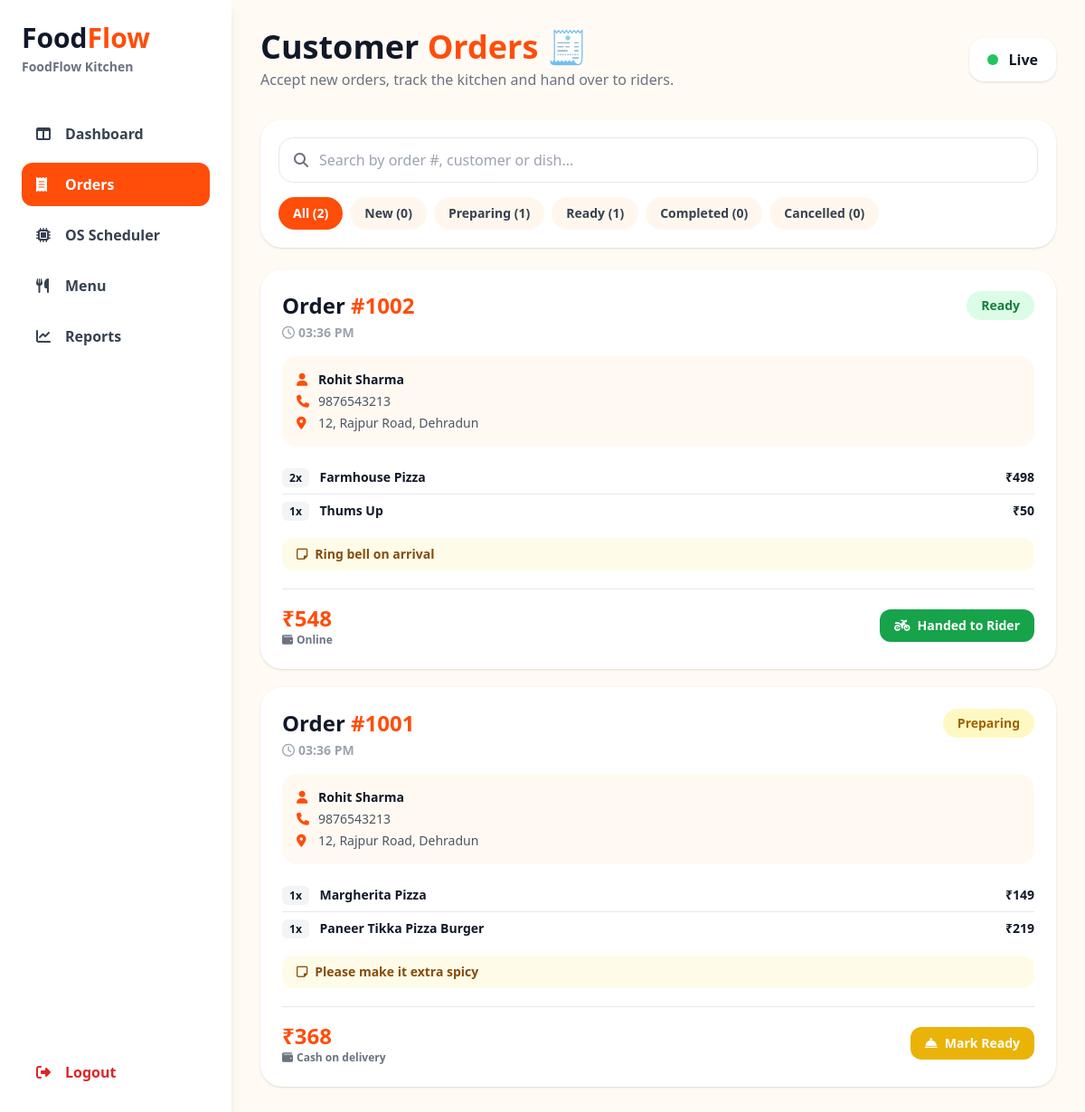
/Foodflow/Foodflow/Login/rest_orders.php (signed in), run on the app's committed database.
### tables this page shows
CREATE TABLE restaurants (
    restaurant_id   INT AUTO_INCREMENT PRIMARY KEY,
    restaurant_name VARCHAR(150) NOT NULL,
    address         VARCHAR(255) DEFAULT NULL,
    city            VARCHAR(100) DEFAULT NULL,
    phone           VARCHAR(20) DEFAULT NULL,
    email           VARCHAR(150) DEFAULT NULL,
    is_active       TINYINT(1) NOT NULL DEFAULT 1,
    created_at      TIMESTAMP NOT NULL DEFAULT CURRENT_TIMESTAMP
);

CREATE TABLE orders (
    id               INT AUTO_INCREMENT PRIMARY KEY,
    customer_id      INT NOT NULL,
    customer_name    VARCHAR(100) NULL,
    total            DECIMAL(10,2) NOT NULL,
    payment_method   VARCHAR(50) NOT NULL DEFAULT 'Cash on delivery',
    status           ENUM('placed','preparing','ready','out_for_delivery','delivered','cancelled','New','Preparing','Ready','Completed','Cancelled') NOT NULL DEFAULT 'placed',
    delivery_address VARCHAR(255) NOT NULL,
    notes            VARCHAR(255) NULL,
    created_at       TIMESTAMP NOT NULL DEFAULT CURRENT_TIMESTAMP,
    CONSTRAINT chk_orders_total CHECK (total >= 0),
    CONSTRAINT fk_orders_customer FOREIGN KEY (customer_id) REFERENCES users(user_id) ON DELETE RESTRICT,
    INDEX idx_orders_status (status),
    INDEX idx_orders_created (created_at)
);

CREATE TABLE users (
    user_id       INT AUTO_INCREMENT PRIMARY KEY,
    full_name     VARCHAR(100) NOT NULL,
    email         VARCHAR(150) NOT NULL UNIQUE,
    password_hash VARCHAR(255) NOT NULL,
    role          ENUM('customer','restaurant','delivery','admin','restaurant_staff','delivery_person') NOT NULL DEFAULT 'customer',
    phone         VARCHAR(20) DEFAULT NULL,
    address       VARCHAR(255) DEFAULT NULL,
    is_active     TINYINT(1) NOT NULL DEFAULT 1,
    created_at    TIMESTAMP NOT NULL DEFAULT CURRENT_TIMESTAMP,
    INDEX idx_users_role (role)
);

CREATE TABLE order_items (
    id       INT AUTO_INCREMENT PRIMARY KEY,
    order_id INT NOT NULL,
    food_id  INT NOT NULL,
    quantity INT NOT NULL,
    price    DECIMAL(8,2) NOT NULL,
    CONSTRAINT chk_items_qty   CHECK (quantity > 0),
    CONSTRAINT chk_items_price CHECK (price >= 0),
    CONSTRAINT uq_order_food   UNIQUE (order_id, food_id),
    CONSTRAINT fk_items_order FOREIGN KEY (order_id) REFERENCES orders(id) ON DELETE CASCADE,
    CONSTRAINT fk_items_food  FOREIGN KEY (food_id)  REFERENCES food(id)   ON DELETE RESTRICT
);

CREATE TABLE food (
    id            INT AUTO_INCREMENT PRIMARY KEY,
    category_id   INT NULL,
    restaurant_id INT NULL,
    name          VARCHAR(100) NOT NULL,
    description   VARCHAR(255) DEFAULT NULL,
    price         DECIMAL(8,2) NOT NULL,
    stock         INT NOT NULL DEFAULT 50,
    available     TINYINT(1) NOT NULL DEFAULT 1,
    is_veg        TINYINT(1) NOT NULL DEFAULT 1,
    image         VARCHAR(255) NULL,
    CONSTRAINT chk_food_price CHECK (price >= 0),
    CONSTRAINT chk_food_stock CHECK (stock >= 0),
    CONSTRAINT fk_food_category   FOREIGN KEY (category_id)   REFERENCES categories(id) ON DELETE SET NULL,
    CONSTRAINT fk_food_restaurant FOREIGN KEY (restaurant_id) REFERENCES users(user_id) ON DELETE SET NULL,
    INDEX idx_food_available (available)
);

### Foodflow/Foodflow/Login/rest_orders.php (the view, shortened to what this page needs)
<?php
require_once __DIR__ . '/../db.php';
$restaurantName = 'FoodFlow Kitchen';
try {
    $stmt = $pdo->query("SELECT * FROM restaurants WHERE is_active = 1 LIMIT 1");
    if ($stmt && ($restaurant = $stmt->fetch(PDO::FETCH_ASSOC))) {
        $restaurantName = $restaurant['restaurant_name'] ?? 'FoodFlow Kitchen';
    }
} catch (PDOException $e) {
    error_log($e->getMessage());
}
$orders = [];
try {
    $dbOrders = $pdo->query("SELECT o.id, o.customer_name, u.full_name, u.phone, o.delivery_address,
                                    o.payment_method, o.status, o.notes, o.total, o.created_at
                             FROM orders o
                             LEFT JOIN users u ON o.customer_id = u.user_id
                             ORDER BY o.id DESC")->fetchAll(PDO::FETCH_ASSOC);
    if (!empty($dbOrders)) {
        foreach ($dbOrders as $row) {
            $itemStmt = $pdo->prepare("SELECT f.name, oi.quantity, oi.price FROM order_items oi JOIN food f ON oi.food_id = f.id WHERE oi.order_id = ?");
            $itemStmt->execute([$row['id']]);
            $itemsList = [];
            foreach ($itemStmt->fetchAll(PDO::FETCH_ASSOC) as $it) {
                $itemsList[] = [$it['name'], (int)$it['quantity'], (float)$it['price']];
            }
            $st = ucfirst(strtolower($row['status']));
            if ($st === 'Out_for_delivery') $st = 'Ready';
            $orders[] = [
                'id'       => (int)$row['id'],
                'customer' => $row['customer_name'] ?: ($row['full_name'] ?: 'Customer #' . $row['id']),
                'phone'    => $row['phone'] ?: '98765 43210',
                'address'  => $row['delivery_address'],
                'payment'  => $row['payment_method'],
                'time'     => date('h:i A', strtotime($row['created_at'])),
                'status'   => $st,
                'note'     => $row['notes'] ?: '',
                'items'    => $itemsList,
                'total'    => (float)$row['total']
            ];
        }
    }
} catch (PDOException $e) {
    error_log("rest_orders DB error: " . $e->getMessage());
}
$statuses = ['New', 'Preparing', 'Ready', 'Completed', 'Cancelled'];
$counts = array_fill_keys($statuses, 0);
foreach ($orders as $o) { $counts[$o['status']]++; }
$badge = [
    'New'       => 'bg-orange-100 text-[#ff4d0a]',
    'Preparing' => 'bg-yellow-100 text-yellow-700',
    'Ready'     => 'bg-green-100 text-green-700',
    'Completed' => 'bg-blue-100 text-blue-700',
    'Cancelled' => 'bg-red-100 text-red-700',
];
?>
<!DOCTYPE html>
<html lang="en">
<head>
    <script src="https://cdn.tailwindcss.com"></script>
    <link rel="stylesheet"
          href="https://cdnjs.cloudflare.com/ajax/libs/font-awesome/6.7.2/css/all.min.css">
</head>
<body class="m-0 min-h-screen bg-orange-50/60 text-gray-900">
<div class="flex min-h-screen">
    <aside class="hidden w-64 shrink-0 flex-col bg-white p-6 shadow-lg lg:flex">
        <h1 class="text-3xl font-bold">
            Food<span class="text-[#ff4d0a]">Flow</span>
        </h1>
        <p class="mt-1 text-sm font-semibold text-gray-500">
            <?= htmlspecialchars($restaurantName, ENT_QUOTES, 'UTF-8') ?>
        </p>
        <nav class="mt-10 space-y-2 font-semibold">
            <a href="dashboard.php"
               class="flex items-center gap-3 rounded-xl px-4 py-3 text-gray-700 hover:bg-orange-50">
                <i class="fa-solid fa-table-columns w-5"></i> Dashboard
            </a>
            <a href="#"
               class="flex items-center gap-3 rounded-xl bg-[#ff4d0a] px-4 py-3 text-white">
                <i class="fa-solid fa-receipt w-5"></i> Orders
            </a>
            <a href="scheduler.php"
               class="flex items-center gap-3 rounded-xl px-4 py-3 text-gray-700 hover:bg-orange-50">
                <i class="fa-solid fa-microchip w-5"></i> OS Scheduler
            </a>
            <a href="rest_menu.php"
               class="flex items-center gap-3 rounded-xl px-4 py-3 text-gray-700 hover:bg-orange-50">
                <i class="fa-solid fa-utensils w-5"></i> Menu
            </a>
            <a href="rest_reports.php"
               class="flex items-center gap-3 rounded-xl px-4 py-3 text-gray-700 hover:bg-orange-50">
                <i class="fa-solid fa-chart-line w-5"></i> Reports
            </a>
        </nav>
        <a href="../logout.php"
           class="mt-auto flex items-center gap-3 rounded-xl px-4 py-3 font-semibold
                  text-red-600 hover:bg-red-50">
            <i class="fa-solid fa-right-from-bracket w-5"></i> Logout
        </a>
    </aside>
    <main class="flex-1 p-4 md:p-8">
        <header class="flex flex-wrap items-center justify-between gap-4">
            <div>
                <h2 class="text-3xl font-extrabold md:text-4xl">
                    Customer <span class="text-[#ff4d0a]">Orders</span> 🧾
                </h2>
                <p class="mt-1 font-medium text-gray-500">
                    Accept new orders, track the kitchen and hand over to riders.
                </p>
            </div>
            <div class="flex items-center gap-3 rounded-2xl bg-white px-5 py-3 shadow">
                <span class="h-3 w-3 animate-pulse rounded-full bg-green-500"></span>
                <span class="font-bold">Live</span>
            </div>
        </header>
        <section class="mt-8 rounded-3xl bg-white p-5 shadow">
            <div class="flex flex-wrap items-center gap-4">
                <div class="flex min-w-[220px] flex-1 items-center gap-3 rounded-2xl
                            border border-gray-200 px-4 py-3 focus-within:border-orange-500">
                    <i class="fa-solid fa-magnifying-glass text-gray-500"></i>
                    <input id="searchInput" type="text"
                           placeholder="Search by order #, customer or dish..."
                           class="w-full outline-none">
                </div>
                <div id="tabs" class="flex flex-wrap gap-2">
                    <button type="button" data-status="All"
                            class="tab-btn rounded-full px-4 py-2 text-sm font-bold">
                        All (<span data-count="All"><?= count($orders) ?></span>)
                    </button>
                    <?php foreach ($statuses as $s): ?>
                        <button type="button" data-status="<?= $s ?>"
                                class="tab-btn rounded-full px-4 py-2 text-sm font-bold">
                            <?= $s ?> (<span data-count="<?= $s ?>"><?= $counts[$s] ?></span>)
                        </button>
                    <?php endforeach; ?>
                </div>
            </div>
        </section>
        <section id="orderGrid" class="mt-6 grid grid-cols-1 gap-5 xl:grid-cols-2">
            <?php foreach ($orders as $o): ?>
                <?php
                    $search = strtolower('#' . $o['id'] . ' ' . $o['customer'] . ' ' .
                        implode(' ', array_map(fn($i) => $i[0], $o['items'])));
                ?>
                <article class="order-card rounded-3xl bg-white p-6 shadow"
                         data-status="<?= htmlspecialchars($o['status'], ENT_QUOTES, 'UTF-8') ?>"
                         data-id="<?= (int)$o['id'] ?>"
                         data-search="<?= htmlspecialchars($search, ENT_QUOTES, 'UTF-8') ?>">
                    <div class="flex items-start justify-between gap-3">
                        <div>
                            <h3 class="text-2xl font-extrabold">Order <span class="text-[#ff4d0a]">#<?= (int)$o['id'] ?></span></h3>
                            <p class="mt-1 text-sm font-semibold text-gray-400">
                                <i class="fa-regular fa-clock mr-1"></i><?= htmlspecialchars($o['time']) ?>
                            </p>
                        </div>
                        <span class="status-badge rounded-full px-4 py-1.5 text-sm font-bold <?= $badge[$o['status']] ?>">
                            <?= htmlspecialchars($o['status']) ?>
                        </span>
                    </div>
                    <div class="mt-4 space-y-1 rounded-2xl bg-orange-50/70 p-4 text-sm">
                        <p class="font-bold">
                            <i class="fa-solid fa-user mr-2 w-4 text-[#ff4d0a]"></i><?= htmlspecialchars($o['customer']) ?>
                        </p>
                        <p class="text-gray-600">
                            <i class="fa-solid fa-phone mr-2 w-4 text-[#ff4d0a]"></i><?= htmlspecialchars($o['phone']) ?>
                        </p>
                        <p class="text-gray-600">
                            <i class="fa-solid fa-location-dot mr-2 w-4 text-[#ff4d0a]"></i><?= htmlspecialchars($o['address']) ?>
                        </p>
                    </div>
                    <ul class="mt-4 divide-y text-sm">
                        <?php foreach ($o['items'] as $it): ?>
                            <li class="flex items-center justify-between py-2">
                                <span class="font-semibold">
                                    <span class="mr-2 rounded-md bg-gray-100 px-2 py-0.5 text-xs font-bold"><?= (int)$it[1] ?>x</span>
                                    <?= htmlspecialchars($it[0]) ?>
                                </span>
                                <span class="font-bold">₹<?= number_format($it[1] * $it[2]) ?></span>
                            </li>
                        <?php endforeach; ?>
                    </ul>
                    <?php if ($o['note'] !== ''): ?>
                        <p class="mt-3 rounded-xl bg-yellow-50 px-4 py-2 text-sm font-semibold text-yellow-800">
                            <i class="fa-regular fa-note-sticky mr-2"></i><?= htmlspecialchars($o['note']) ?>
                        </p>
                    <?php endif; ?>
                    <div class="mt-5 flex flex-wrap items-center justify-between gap-3 border-t pt-4">
                        <div>
                            <p class="text-2xl font-extrabold text-[#ff4d0a]">₹<?= number_format($o['total']) ?></p>
                            <p class="text-xs font-semibold text-gray-500">
                                <i class="fa-solid fa-wallet mr-1"></i><?= htmlspecialchars($o['payment']) ?>
                            </p>
                        </div>
                        <div class="actions flex flex-wrap gap-2"></div>
                    </div>
                </article>
            <?php endforeach; ?>
        </section>
    </main>
</div>
</body>
</html>

### data on the page
restaurants: restaurant_name "FoodFlow Kitchen"
orders: id "1002", time "03:36 PM", status "Ready", customer "Rohit Sharma", customer.phone "9876543213", delivery_address "12, Rajpur Road, Dehradun", notes "Ring bell on arrival", total "548", payment_method "Online"
order_items: quantity "2", food.name "Farmhouse Pizza", $it[1] * $it[2] "498"
order_items: quantity "1", food.name "Thums Up", $it[1] * $it[2] "50"
orders: id "1001", time "03:36 PM", status "Preparing", customer "Rohit Sharma", customer.phone "9876543213", delivery_address "12, Rajpur Road, Dehradun", notes "Please make it extra spicy", total "368", payment_method "Cash on delivery"
order_items: quantity "1", food.name "Margherita Pizza", $it[1] * $it[2] "149"
order_items: quantity "1", food.name "Paneer Tikka Pizza Burger", $it[1] * $it[2] "219"

### other printed values
count($orders) "2"
$s "New"
$counts[$s] "0"
$s "Preparing"
$counts[$s] "1"
$s "Ready"
$s "Completed"
$s "Cancelled"
